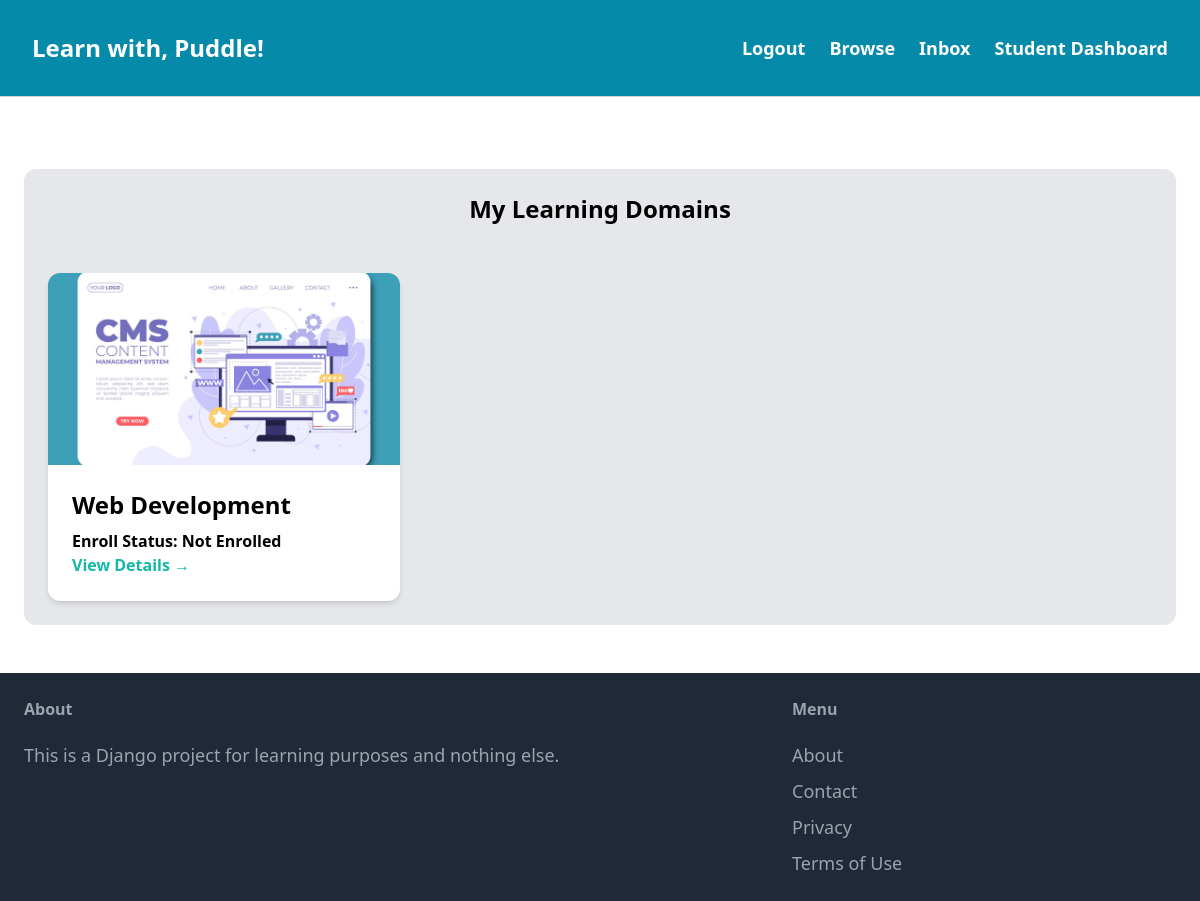
The app's page /dashboard/student_dashboard/student_enroll/ (signed in) with its own data.
### item/models.py (models this page shows, shortened)
class Domain(models.Model):
    name = models.CharField(max_length=225, unique=True)
    images = models.ImageField(upload_to='domain_images/', blank=True, null=True)
    description = models.TextField(blank=True)
    class Meta:
        ordering = ('name',)
        verbose_name_plural = "Domains"

### dashboard/views.py (the view)
# urls.py: path('student_dashboard/student_enroll/', views.student_enroll_view, name='student_enroll'),
@login_required
def student_enroll_view(request):
    domains = Domain.objects.all()
    for domain in domains:
        domain.is_enrolled = Enrollment.objects.filter(user=request.user, course__domain=domain).exists()
    context = {
        'domains': domains
    }
    return render(request, 'dashboard/student_enroll.html', context)

### dashboard/templates/dashboard/student_enroll.html (shortened to what this page needs)
{% load static tailwind_tags %}
<!DOCTYPE html>
<html lang="en">
	<head>
		{% tailwind_css %}
	</head>
    <body>
        <nav class="px-8 flex justify-between items-center border-b border-gray-300" style="background-color: rgb(5, 139, 169); padding: 32px; ">
            <a href="/" class="text-2xl font-bold text-white">Learn with, Puddle!</a>
            <div class="space-x-6 flex items-center text-white">
            <a href="{% url 'core:login' %}" class="text-lg font-semibold hover:text-white-500">Logout</a>
            <a href="{% url 'item:items' %}" class="text-lg font-semibold hover:text-white-500">Browse</a>
            <a href="{% url 'conversation:inbox' %}" class="text-lg font-semibold hover:text-gray-500">Inbox</a>
            <a href="{% url 'dashboard:student_dashboard' %}" class="text-lg font-semibold hover:text-gray-500">Student Dashboard</a>
        </div>
    </nav>
    <main class="flex-grow flex justify-center items-center mt-6 px-6 py-12">
        <div class="w-full max-w-7xl bg-gray-200 rounded-xl p-6">
            <h2 class="mb-12 text-2xl font-bold text-center">My Learning Domains</h2>
            {% if domains %}
                <div class="grid grid-cols-1 sm:grid-cols-2 md:grid-cols-3 gap-6">
                    {% for domain in domains %}
                    <div class="bg-white rounded-xl shadow-md overflow-hidden">
                        <a href="{% url 'item:domain_detail' domain.id %}">
                            {% if domain.images %}
                            <img src="{{ domain.images.url }}" alt="{{ domain.name }}" class="w-full h-48 object-cover">
                            {% else %}
                            <div class="w-full h-48 bg-gray-300 flex items-center justify-center">
                                <span class="text-gray-500 text-xl">No Image Available</span>
                            </div>
                            {% endif %}
                            <div class="p-6">
                                <h3 class="text-2xl font-bold mb-2">{{ domain.name }}</h3>
                                {% if domain.is_enrolled %}
                                    <p class="text-gray-500 font-semibold">Enroll Status: Enrolled</p>
                                {% else %}
                                    <p class="text-red-500 font-semibold">Enroll Status: Not Enrolled</p>
                                {% endif %}
                                <p class="text-teal-500 hover:text-teal-700 font-semibold">View Details &rarr;</p>
                            </div>
                        </a>
                    </div>
                    {% endfor %}
                </div>
            {% else %}
                <div class="text-center py-20">
                    <p class="text-2xl text-gray-600">You are not enrolled in any domains yet.</p>
                    <a href="{% url 'item:items' %}" class="mt-6 inline-block px-6 py-3 text-lg font-semibold bg-teal-500 text-white rounded-xl hover:bg-teal-700">Browse Domains</a>
                </div>
            {% endif %}
        </div>
    </main>
    <footer class="px-6 py-6 bg-gray-800">
        <div class="flex justify-between max-w-6xl mx-auto text-gray-400">
            <div class="w-2/3 pr-10">
                <h3 class="mb-5 font-semibold">About</h3>
                <p class="text-lg">This is a Django project for learning purposes and nothing else.</p>
            </div>
            <div class="w-1/3">
                <h3 class="mb-5 font-semibold">Menu</h3>
                <ul class="space-y-2">
                    <li><a href="#" class="text-lg hover:text-white">About</a></li>
                    <li><a href="{% url 'core:contact' %}" class="text-lg hover:text-white">Contact</a></li>
                    <li><a href="#" class="text-lg hover:text-white">Privacy</a></li>
                    <li><a href="#" class="text-lg hover:text-white">Terms of Use</a></li>
                </ul>
            </div>
        </div>
    </footer>
</body>
</html>

### records on screen
Domain: images (picture), name "Web Development", shows "Enroll Status: Not Enrolled"
